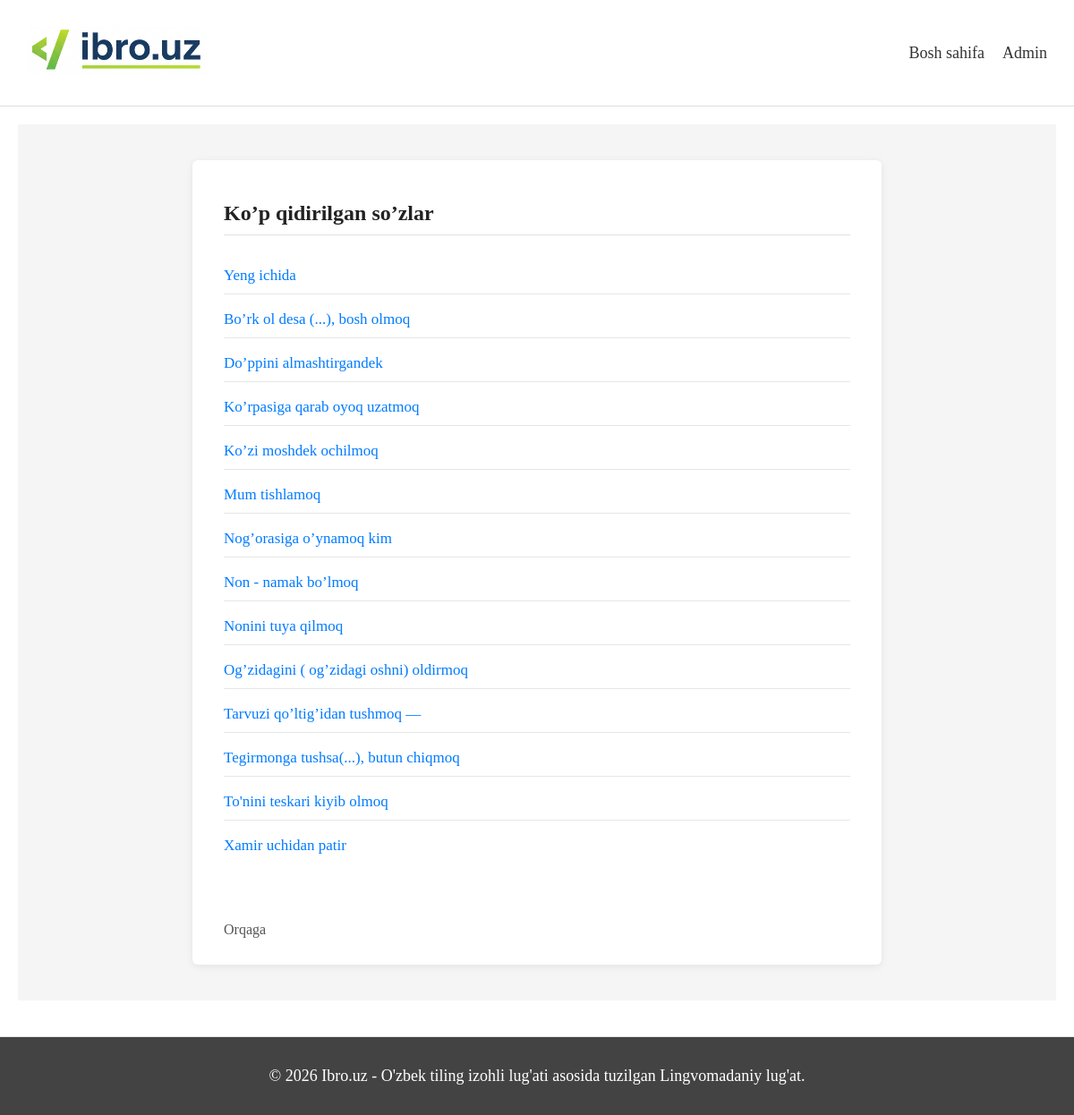
The app's page /collections/most-searched/ with its own data.
### dictionary/models.py (models this page shows, shortened)
class Word(models.Model):
    word = models.CharField(max_length=100, unique=True)
    slug = models.SlugField(unique=True, blank=True)
    definition = models.TextField()
    pronunciation = models.CharField(max_length=100, blank=True)
    letter_count = models.PositiveIntegerField(db_index=True)
    categories = models.ManyToManyField(Category, related_name='words', blank=True)
    search_count = models.PositiveIntegerField(default=0, db_index=True)
    updated_at = models.DateTimeField(auto_now=True)

### dictionary/views.py (the view)
# urls.py: path('collections/most-searched/', views.most_searched_words, name='most_searched_words'),
def most_searched_words(request):
    words = Word.objects.only('word', 'slug').order_by('-search_count', 'word')
    title = 'Ko’p qidirilgan so’zlar'
    context = {'words': words, 'title': title}
    context.update(build_seo_context(
        request,
        title=f"{title} | {settings.SITE_NAME}",
        description="Ibro.uz foydalanuvchilari eng ko'p qidirgan o'zbekcha so'zlar va ularning izohlari.",
    ))
    return render(request, 'dictionary/words_list.html', context)

### dictionary/views.py (called while the page is built)
def build_absolute_url(path):
    return f"{settings.SITE_URL}{path}"

### dictionary/templates/dictionary/words_list.html
{% extends 'dictionary/base.html' %}
{% block content %}
<div class="list-page">
    <div class="list-box">
        <h1 class="list-title">{{ title }}</h1>
        <ul class="word-list">
            {% for word in words %}
                <li class="word-item">
                    <a href="{% url 'word_detail' word.slug %}" class="word-link">
                        {{ word.word }}
                    </a>
                </li>
            {% endfor %}
        </ul>
        <div class="actions">
            <a href="/" class="back-link">Orqaga</a>
        </div>
    </div>
</div>
{% endblock %}

### static/dictionary/css/style.css (style rules this page uses)
.word-list { list-style: none; padding: 0; }
.word-list li { margin-bottom: 10px; }
.word-list li a { text-decoration: none; color: #007bff; }
.back-link { text-align: center; margin-top: 40px; }
.word-list li { margin-bottom: 8px; }
.actions { margin-top: 30px; display: flex; gap: 20px; }
.word-list { list-style: none; padding: 0; margin: 0; }
.word-item { padding: 15px 0; border-bottom: 1px solid #e6e6e6; }
.word-item:last-child { border-bottom: none; }
.word-link { font-size: 18px; font-weight: 600; color: #1a73e8; text-decoration: none; }
.list-page { background-color: #f5f5f5; min-height: 80vh; padding: 40px 15px; display: flex; justify-content: center; }
.list-box { background: #ffffff; max-width: 700px; width: 100%; padding: 30px 35px; border-radius: 6px; box-shadow: 0 2px 8px rgba(0, 0, 0, 0.08); }
.list-title { font-size: 24px; font-weight: 600; color: #222; margin-bottom: 25px; border-bottom: 1px solid #e0e0e0; padding-bottom: 10px; }
.word-item { padding: 10px 0; border-bottom: 1px solid #e6e6e6; }
.word-link { font-size: 17px; color: #1a73e8; text-decoration: none; font-weight: 500; }
.actions { margin-top: 25px; }
.back-link { color: #555; text-decoration: none; font-weight: 500; }
html, body { height: 100%; margin: 0; }

### records on screen
Word: word "Yeng ichida"
Word: word "Bo’rk ol desa (...), bosh olmoq"
Word: word "Do’ppini almashtirgandek"
Word: word "Ko’rpasiga qarab oyoq uzatmoq"
Word: word "Ko’zi moshdek ochilmoq"
Word: word "Mum tishlamoq"
Word: word "Nog’orasiga o’ynamoq kim"
Word: word "Non - namak bo’lmoq"
Word: word "Nonini tuya qilmoq"
Word: word "Og’zidagini ( og’zidagi oshni) oldirmoq"
Word: word "Tarvuzi qo’ltig’idan tushmoq —"
Word: word "Tegirmonga tushsa(...), butun chiqmoq"
Word: word "To'nini teskari kiyib olmoq"
Word: word "Xamir uchidan patir"

### other values on screen
{{ title }} "Ko’p qidirilgan so’zlar"
